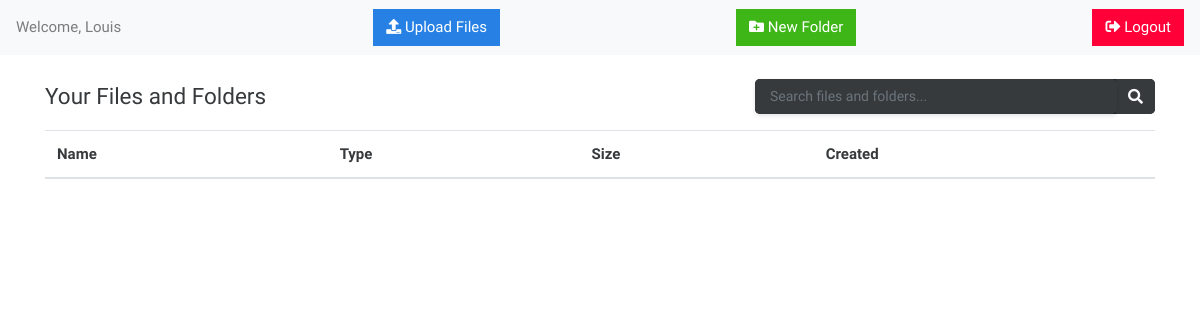
/dashboard (signed in), run on an earlier commit of the app's database.
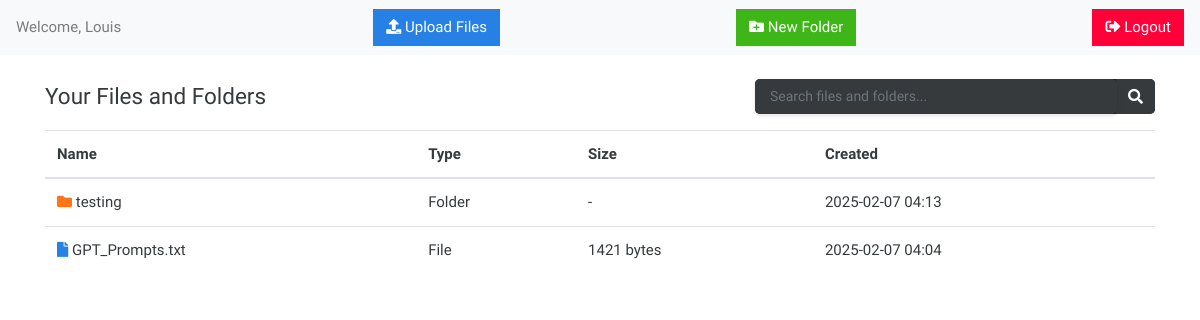
And on a later commit of the database.
### app.py (models this page shows)
class User(db.Model):
    id = db.Column(db.Integer, primary_key=True)
    username = db.Column(db.String(150), unique=True, nullable=False)
    password = db.Column(db.String(150), nullable=False)
    role = db.Column(db.String(50), nullable=False)
    created_at = db.Column(db.DateTime, default=datetime.now())

class Folder(db.Model):
    id = db.Column(db.Integer, primary_key=True)
    name = db.Column(db.String(150), nullable=False)
    size = db.Column(db.Integer, default=0)
    created_at = db.Column(db.DateTime, default=datetime.now())
    parent_id = db.Column(db.Integer, db.ForeignKey('folder.id'), nullable=True)
    owner_id = db.Column(db.Integer, db.ForeignKey('user.id'), nullable=False)
    view_access = db.Column(db.Integer, db.ForeignKey('user.id'), nullable=True)
    full_access = db.Column(db.Integer, db.ForeignKey('user.id'), nullable=True)

class File(db.Model):
    id = db.Column(db.Integer, primary_key=True)
    name = db.Column(db.String(150), nullable=False)
    size = db.Column(db.Integer, default=0)
    created_at = db.Column(db.DateTime, default=datetime.now())
    owner_id = db.Column(db.Integer, db.ForeignKey('user.id'), nullable=False)
    view_access = db.Column(db.Integer, db.ForeignKey('user.id'), nullable=True)
    full_access = db.Column(db.Integer, db.ForeignKey('user.id'), nullable=True)

### app.py (the view, shortened to what this page needs)
@app.route('/dashboard', methods=['GET', 'POST'])
def dashboard():
    if 'user_id' not in session:
        return redirect(url_for('login'))
    user_id = session['user_id']
    user = User.query.get(user_id)
    folders = Folder.query.filter_by(owner_id=user_id).all()
    files = File.query.filter_by(owner_id=user_id).all()
    def process_file_upload(files):
        for file in files:
            if file.filename:
                filename = secure_filename(file.filename)
                file_path = os.path.join(app.config['UPLOAD_FOLDER'], user.username, filename)
                os.makedirs(os.path.dirname(file_path), exist_ok=True)
                file.save(file_path)
                file_size = os.path.getsize(file_path)
                new_file = File(
                    name=filename,
                    size=file_size,
                    owner_id=user_id
                )
                db.session.add(new_file)
                db.session.commit()
    def process_folder_upload(files):
        for file in files:
            if file.filename:
                relative_path = file.filename.replace('\\', '/')
                folder_name = relative_path.split('/')[0]
                folder = Folder.query.filter_by(
                    name=folder_name,
                    owner_id=user_id
                ).first()
                if not folder:
                    folder = Folder(
                        name=folder_name,
                        owner_id=user_id
                    )
                    db.session.add(folder)
                    db.session.commit()
                filename = secure_filename(relative_path)
                file_path = os.path.join(app.config['UPLOAD_FOLDER'], user.username, filename)
                os.makedirs(os.path.dirname(file_path), exist_ok=True)
                file.save(file_path)
                file_size = os.path.getsize(file_path)
                new_file = File(
                    name=filename,
                    size=file_size,
                    owner_id=user_id
                )
                db.session.add(new_file)
                db.session.commit()
    def create_folder(folder_name):
        folder_path = os.path.join(app.config['UPLOAD_FOLDER'], user.username, folder_name)
        if not os.path.exists(folder_path):
            os.makedirs(folder_path)
        new_folder = Folder(
            name=folder_name,
            owner_id=user_id
        )
        db.session.add(new_folder)
        db.session.commit()
    return render_template('dashboard.html',
                         folders=folders,
                         files=files,
                         username=user.username,
                         is_admin=user.role == 'admin')

### templates/dashboard.html (shortened to what this page needs)
<!DOCTYPE html>
<html lang="en">
<head>
        <link href="https://stackpath.bootstrapcdn.com/bootswatch/4.3.1/cosmo/bootstrap.min.css" rel="stylesheet">
        <link rel="stylesheet" href="https://cdnjs.cloudflare.com/ajax/libs/font-awesome/5.15.4/css/all.min.css">
        <link rel="stylesheet" href="/static/style.css">
</head>
<body>
        <nav class="navbar navbar-light bg-light">
            <span class="navbar-text mr-3">Welcome, {{ username }}</span>
            <button class="btn btn-primary ml-1" data-toggle="modal" data-target="#uploadModal">
                <i class="fas fa-upload"></i> Upload Files
            </button>
            <button class="btn btn-success ml-1" data-toggle="modal" data-target="#folderModal">
                <i class="fas fa-folder-plus"></i> New Folder
            </button>
            <a href="{{ url_for('logout') }}" class="btn btn-danger ml-1">
                <i class="fas fa-sign-out-alt"></i> Logout
            </a>
        </nav>
    <div class="container mt-4">
        <div class="row">
            <div class="col-12">
                <div class="d-flex justify-content-between align-items-center mb-3">
                    <h4 class="mb-0">Your Files and Folders</h4>
                    <div class="search-container" style="width: 400px;">
                        <div class="input-group">
                            <input type="text" id="fileSearch" class="form-control bg-dark text-light border-0"
                                   placeholder="Search files and folders..."
                                   style="border-radius: 5px; padding: 10px 15px; box-shadow: 0 2px 4px rgba(0,0,0,0.1);">
                            <div class="input-group-append">
                                <span class="input-group-text bg-dark border-0 text-light">
                                    <i class="fas fa-search"></i>
                                </span>
                            </div>
                        </div>
                    </div>
                </div>
                <div class="table-responsive">
                    <table class="table table-hover">
                        <thead>
                            <tr>
                                <th>Name</th>
                                <th>Type</th>
                                <th>Size</th>
                                <th>Created</th>
                            </tr>
                        </thead>
                        <tbody>
                            {% for folder in folders %}
                            <tr>
                                <td><i class="fas fa-folder text-warning"></i> {{ folder.name }}</td>
                                <td>Folder</td>
                                <td>-</td>
                                <td>{{ folder.created_at.strftime('%Y-%m-%d %H:%M') }}</td>
                            </tr>
                            {% endfor %}
                            {% for file in files %}
                            <tr>
                                <td><i class="fas fa-file text-primary"></i> {{ file.name }}</td>
                                <td>File</td>
                                <td>{{ file.size }} bytes</td>
                                <td>{{ file.created_at.strftime('%Y-%m-%d %H:%M') }}</td>
                            </tr>
                            {% endfor %}
                        </tbody>
                    </table>
                </div>
            </div>
        </div>
    </div>
</body>
</html>

### static/style.css (style rules this page uses)
.form-control { width: 100%; padding: 12px 16px; border: 2px solid #4a5568; border-radius: 10px; font-size: 14px; transition: all 0.3s ease; background: #1a202c; color: #ffffff; }

### templates/dashboard.html (style rules this page uses)
#fileSearch::placeholder { color: #6c757d; }
.input-group-text { border-radius: 0 5px 5px 0; }
.search-container .input-group { background-color: #1a1f24; border-radius: 5px; }

What changed in the data, as far as the page shows it:
added Folder: name "testing", created_at "2025-02-07 04:13"
added File: name "GPT_Prompts.txt", size "1421", created_at "2025-02-07 04:04"
